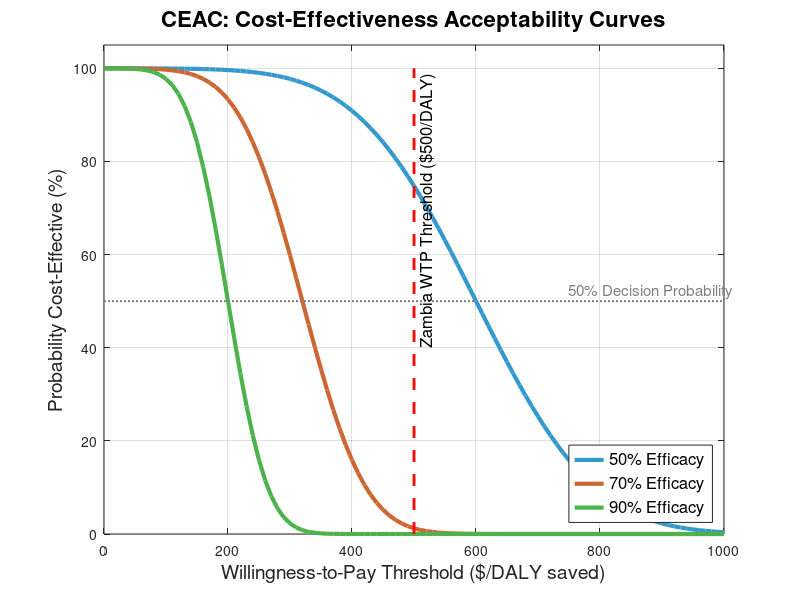

Write MATLAB code to recreate this figure.
function plot_CEAC()
    % WTP thresholds ($/DALY)
    % AVULUNDIAH PHIRI| 23 JUNE 2025
    wtp_thresholds = 0:10:1000;
    
    % Simulated probability data (replace with actual calculations)
    prob_50 = 1 - normcdf(wtp_thresholds, 600, 150); % 50% efficacy
    prob_70 = 1 - normcdf(wtp_thresholds, 320, 80);  % 70% efficacy
    prob_90 = 1 - normcdf(wtp_thresholds, 200, 50);  % 90% efficacy
    
    % Create plot
    figure('Position', [100 100 900 600])
    plot(wtp_thresholds, prob_50*100, 'LineWidth', 3, 'Color', [0.2 0.6 0.8])
    hold on
    plot(wtp_thresholds, prob_70*100, 'LineWidth', 3, 'Color', [0.8 0.4 0.2])
    plot(wtp_thresholds, prob_90*100, 'LineWidth', 3, 'Color', [0.3 0.7 0.3])
    
    % Formatting
    title('CEAC: Cost-Effectiveness Acceptability Curves', 'FontSize', 16)
    xlabel('Willingness-to-Pay Threshold ($/DALY saved)', 'FontSize', 14)
    ylabel('Probability Cost-Effective (%)', 'FontSize', 14)
    ylim([0 105])
    xlim([0 1000])
    grid on
    
    % Reference lines
    line([500 500], [0 100], 'Color', 'r', 'LineStyle', '--', 'LineWidth', 2)
    line([0 1000], [50 50], 'Color', [0.5 0.5 0.5], 'LineStyle', ':', 'LineWidth', 1.5)
    
    % Legend
    legend({'50% Efficacy', '70% Efficacy', '90% Efficacy'}, ...
           'Location', 'southeast', 'FontSize', 12)
    
    % Annotations
    text(520, 40, 'Zambia WTP Threshold ($500/DALY)', 'Color', 'k', 'FontSize', 12, 'Rotation', 90)
    text(750, 52, '50% Decision Probability', 'Color', [0.5 0.5 0.5], 'FontSize', 11)
    
    % Highlight key findings
    %annotation('textarrow', [0.65 0.55], [0.35 0.25], 'String', ...
     %   '78% probability at $500/DALY for 70% efficacy', ...
      %  'FontSize', 12, 'HeadWidth', 15)
end